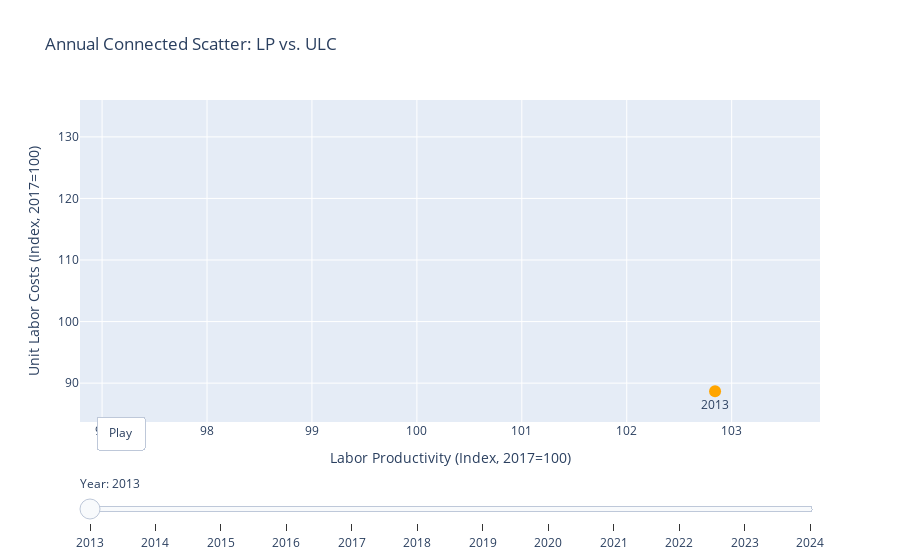

Source (notebook cell):
### Code cell
import pandas as pd
import plotly.graph_objects as go



years = df_year['Year'].tolist()
min_x, max_x = df_year['Labor productivity'].min() - 1, df_year['Labor productivity'].max() + 1
min_y, max_y = df_year['Unit labor costs'].min() - 5, df_year['Unit labor costs'].max() + 5


init = df_year[df_year['Year'] == years[0]]
fig = go.Figure(
    data=[
        go.Scatter(
            x=init['Labor productivity'],
            y=init['Unit labor costs'],
            mode='lines+markers+text',
            text=init['Year'].astype(str),
            textposition='bottom center',
            marker=dict(size=12, color='orange'),
            line=dict(width=3, color='steelblue'),
        )
    ],
    layout=go.Layout(
        title="Annual Connected Scatter: LP vs. ULC",
        xaxis=dict(title="Labor Productivity (Index, 2017=100)", range=[min_x, max_x]),
        yaxis=dict(title="Unit Labor Costs (Index, 2017=100)", range=[min_y, max_y]),
        updatemenus=[dict(
            type="buttons",
            buttons=[dict(label="Play",
                          method="animate",
                          args=[None, {"frame": {"duration": 800, "redraw": True},
                                       "fromcurrent": True}])],
            pad={"r":10,"t":10}, showactive=False, x=0.1, y=0.05
        )],
        sliders=[dict(
            active=0,
            currentvalue={"prefix":"Year: "},
            pad={"t": 50},
            steps=[
                dict(method="animate",
                     args=[[str(year)],
                           {"frame": {"duration": 500, "redraw": True},
                            "mode": "immediate"}],
                     label=str(year))
                for year in years
            ]
        )]
    ),
    frames=[
        go.Frame(
            data=[
                go.Scatter(
                    x=df_year[df_year['Year'] <= year]['Labor productivity'],
                    y=df_year[df_year['Year'] <= year]['Unit labor costs'],
                    mode='lines+markers+text',
                    text=df_year[df_year['Year'] <= year]['Year'].astype(str),
                    textposition='bottom center',
                    marker=dict(size=12, color='orange'),
                    line=dict(width=3, color='steelblue'),
                )
            ],
            name=str(year)
        )
        for year in years
    ]
)

fig.show()

### Figure 1 — Plotly figure (JSON) as saved in the notebook; plotly's stock layout.template omitted (floating-point values rounded to 4 significant figures)
{"data": [{"line": {"color": "steelblue", "width": 3}, "marker": {"color": "orange", "size": 12}, "mode": "lines+markers+text", "text": ["2013"], "textposition": "bottom center", "type": "scatter", "x": [102.8], "y": [88.69]}], "layout": {"sliders": [{"active": 0, "currentvalue": {"prefix": "Year: "}, "pad": {"t": 50}, "steps": [{"args": [["2013"], {"frame": {"duration": 500, "redraw": true}, "mode": "immediate"}], "label": "2013", "method": "animate"}, {"args": [["2014"], {"frame": {"duration": 500, "redraw": true}, "mode": "immediate"}], "label": "2014", "method": "animate"}, {"args": [["2015"], {"frame": {"duration": 500, "redraw": true}, "mode": "immediate"}], "label": "2015", "method": "animate"}, {"args": [["2016"], {"frame": {"duration": 500, "redraw": true}, "mode": "immediate"}], "label": "2016", "method": "animate"}, {"args": [["2017"], {"frame": {"duration": 500, "redraw": true}, "mode": "immediate"}], "label": "2017", "method": "animate"}, {"args": [["2018"], {"frame": {"duration": 500, "redraw": true}, "mode": "immediate"}], "label": "2018", "method": "animate"}, {"args": [["2019"], {"frame": {"duration": 500, "redraw": true}, "mode": "immediate"}], "label": "2019", "method": "animate"}, {"args": [["2020"], {"frame": {"duration": 500, "redraw": true}, "mode": "immediate"}], "label": "2020", "method": "animate"}, {"args": [["2021"], {"frame": {"duration": 500, "redraw": true}, "mode": "immediate"}], "label": "2021", "method": "animate"}, {"args": [["2022"], {"frame": {"duration": 500, "redraw": true}, "mode": "immediate"}], "label": "2022", "method": "animate"}, {"args": [["2023"], {"frame": {"duration": 500, "redraw": true}, "mode": "immediate"}], "label": "2023", "method": "animate"}, {"args": [["2024"], {"frame": {"duration": 500, "redraw": true}, "mode": "immediate"}], "label": "2024", "method": "animate"}]}], "title": {"text": "Annual Connected Scatter: LP vs. ULC"}, "updatemenus": [{"buttons": [{"args": [null, {"frame": {"duration": 800, "redraw": true}, "fromcurrent": true}], "label": "Play", "method": "animate"}], "pad": {"r": 10, "t": 10}, "showactive": false, "type": "buttons", "x": 0.1, "y": 0.05}], "xaxis": {"range": [96.79, 103.8], "title": {"text": "Labor Productivity (Index, 2017=100)"}}, "yaxis": {"range": [83.69, 136.0], "title": {"text": "Unit Labor Costs (Index, 2017=100)"}}}}
